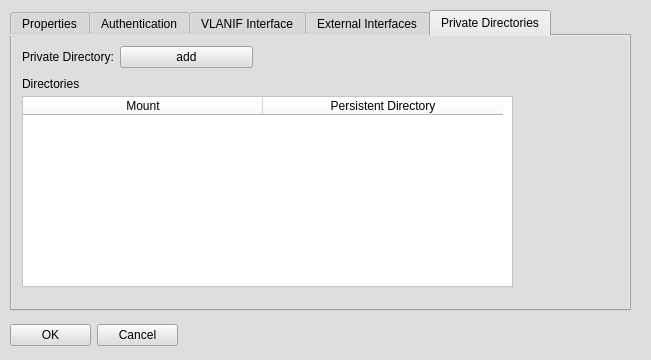
<?xml version="1.0" encoding="UTF-8"?>
<ui version="4.0">
 <class>MainWindow</class>
 <widget class="QMainWindow" name="MainWindow">
  <property name="geometry">
   <rect>
    <x>0</x>
    <y>0</y>
    <width>651</width>
    <height>360</height>
   </rect>
  </property>
  <property name="windowTitle">
   <string>MainWindow</string>
  </property>
  <property name="styleSheet">
   <string notr="true">background-color: rgb(222, 222, 222);</string>
  </property>
  <widget class="QWidget" name="centralwidget">
   <widget class="QTabWidget" name="tabWidget">
    <property name="geometry">
     <rect>
      <x>10</x>
      <y>10</y>
      <width>621</width>
      <height>301</height>
     </rect>
    </property>
    <property name="currentIndex">
     <number>4</number>
    </property>
    <widget class="QWidget" name="tab">
     <attribute name="title">
      <string>Properties</string>
     </attribute>
     <widget class="QWidget" name="formLayoutWidget">
      <property name="geometry">
       <rect>
        <x>10</x>
        <y>10</y>
        <width>481</width>
        <height>250</height>
       </rect>
      </property>
      <layout class="QFormLayout" name="formLayout">
       <item row="0" column="0">
        <widget class="QLabel" name="label">
         <property name="text">
          <string>Hostname:</string>
         </property>
        </widget>
       </item>
       <item row="0" column="1">
        <widget class="QLineEdit" name="STA_Hostname">
         <property name="styleSheet">
          <string notr="true">background-color: rgb(255, 255, 255);</string>
         </property>
        </widget>
       </item>
       <item row="1" column="0">
        <widget class="QLabel" name="label_2">
         <property name="text">
          <string>IP Address:</string>
         </property>
        </widget>
       </item>
       <item row="1" column="1">
        <widget class="QLineEdit" name="STA_IPAddress">
         <property name="styleSheet">
          <string notr="true">background-color: rgb(255, 255, 255);</string>
         </property>
        </widget>
       </item>
       <item row="2" column="0">
        <widget class="QLabel" name="label_3">
         <property name="text">
          <string>Default Route:</string>
         </property>
        </widget>
       </item>
       <item row="2" column="1">
        <widget class="QLineEdit" name="STA_DefaultRoute">
         <property name="styleSheet">
          <string notr="true">background-color: rgb(255, 255, 255);</string>
         </property>
        </widget>
       </item>
       <item row="4" column="0">
        <widget class="QLabel" name="label_4">
         <property name="text">
          <string>Amount CPU:</string>
         </property>
        </widget>
       </item>
       <item row="4" column="1">
        <widget class="QLineEdit" name="STA_AmountCPU">
         <property name="styleSheet">
          <string notr="true">background-color: rgb(255, 255, 255);</string>
         </property>
        </widget>
       </item>
       <item row="6" column="0">
        <widget class="QLabel" name="label_5">
         <property name="text">
          <string>Cores:</string>
         </property>
        </widget>
       </item>
       <item row="6" column="1">
        <widget class="QLineEdit" name="STA_Cores">
         <property name="styleSheet">
          <string notr="true">background-color: rgb(255, 255, 255);</string>
         </property>
        </widget>
       </item>
       <item row="7" column="0">
        <widget class="QLabel" name="label_6">
         <property name="text">
          <string>Start Command:</string>
         </property>
        </widget>
       </item>
       <item row="7" column="1">
        <widget class="QLineEdit" name="STA_StartCommand">
         <property name="styleSheet">
          <string notr="true">background-color: rgb(255, 255, 255);</string>
         </property>
        </widget>
       </item>
       <item row="8" column="0">
        <widget class="QLabel" name="label_7">
         <property name="text">
          <string>Stop Command:</string>
         </property>
        </widget>
       </item>
       <item row="8" column="1">
        <widget class="QLineEdit" name="STA_StopCommand">
         <property name="styleSheet">
          <string notr="true">background-color: rgb(255, 255, 255);</string>
         </property>
        </widget>
       </item>
       <item row="5" column="1">
        <widget class="QComboBox" name="STA_AmountCPUType">
         <property name="styleSheet">
          <string notr="true">background-color: rgb(255, 255, 255);</string>
         </property>
         <item>
          <property name="text">
           <string>Host</string>
          </property>
         </item>
         <item>
          <property name="text">
           <string>cfs</string>
          </property>
         </item>
         <item>
          <property name="text">
           <string>rt</string>
          </property>
         </item>
        </widget>
       </item>
      </layout>
     </widget>
    </widget>
    <widget class="QWidget" name="tab_5">
     <attribute name="title">
      <string>Authentication</string>
     </attribute>
     <widget class="QWidget" name="formLayoutWidget_2">
      <property name="geometry">
       <rect>
        <x>10</x>
        <y>10</y>
        <width>261</width>
        <height>89</height>
       </rect>
      </property>
      <layout class="QFormLayout" name="formLayout_2">
       <item row="0" column="0">
        <widget class="QLabel" name="label_9">
         <property name="text">
          <string>Authentication:</string>
         </property>
        </widget>
       </item>
       <item row="0" column="1">
        <widget class="QComboBox" name="STA_AuthenticationType">
         <property name="styleSheet">
          <string notr="true">background-color: rgb(255, 255, 255);</string>
         </property>
         <item>
          <property name="text">
           <string>none</string>
          </property>
         </item>
         <item>
          <property name="text">
           <string>WEP</string>
          </property>
         </item>
         <item>
          <property name="text">
           <string>WPA</string>
          </property>
         </item>
         <item>
          <property name="text">
           <string>WPA2</string>
          </property>
         </item>
         <item>
          <property name="text">
           <string>8021x</string>
          </property>
         </item>
        </widget>
       </item>
       <item row="1" column="0">
        <widget class="QLabel" name="label_10">
         <property name="text">
          <string>Username:</string>
         </property>
        </widget>
       </item>
       <item row="1" column="1">
        <widget class="QLineEdit" name="STA_Username">
         <property name="styleSheet">
          <string notr="true">background-color: rgb(255, 255, 255);</string>
         </property>
        </widget>
       </item>
       <item row="2" column="0">
        <widget class="QLabel" name="label_11">
         <property name="text">
          <string>Password:</string>
         </property>
        </widget>
       </item>
       <item row="2" column="1">
        <widget class="QLineEdit" name="STA_Password">
         <property name="styleSheet">
          <string notr="true">background-color: rgb(255, 255, 255);</string>
         </property>
        </widget>
       </item>
      </layout>
     </widget>
    </widget>
    <widget class="QWidget" name="tab_2">
     <attribute name="title">
      <string>VLANIF Interface</string>
     </attribute>
     <widget class="QTableWidget" name="STA_VLanTable">
      <property name="geometry">
       <rect>
        <x>10</x>
        <y>60</y>
        <width>491</width>
        <height>191</height>
       </rect>
      </property>
      <property name="styleSheet">
       <string notr="true">background-color: rgb(255, 255, 255);</string>
      </property>
      <attribute name="horizontalHeaderDefaultSectionSize">
       <number>240</number>
      </attribute>
      <column>
       <property name="text">
        <string>IP Address</string>
       </property>
      </column>
      <column>
       <property name="text">
        <string>VLAN ID</string>
       </property>
      </column>
     </widget>
     <widget class="QLabel" name="label_12">
      <property name="geometry">
       <rect>
        <x>10</x>
        <y>40</y>
        <width>241</width>
        <height>16</height>
       </rect>
      </property>
      <property name="text">
       <string>VLAN Interfaces</string>
      </property>
     </widget>
     <widget class="QWidget" name="formLayoutWidget_3">
      <property name="geometry">
       <rect>
        <x>10</x>
        <y>10</y>
        <width>211</width>
        <height>27</height>
       </rect>
      </property>
      <layout class="QFormLayout" name="formLayout_3">
       <item row="0" column="0">
        <widget class="QLabel" name="label_13">
         <property name="sizePolicy">
          <sizepolicy hsizetype="MinimumExpanding" vsizetype="Preferred">
           <horstretch>0</horstretch>
           <verstretch>0</verstretch>
          </sizepolicy>
         </property>
         <property name="text">
          <string>VLAN Interface:</string>
         </property>
        </widget>
       </item>
       <item row="0" column="1">
        <widget class="QPushButton" name="STA_AddVLanButton">
         <property name="text">
          <string>add</string>
         </property>
        </widget>
       </item>
      </layout>
     </widget>
    </widget>
    <widget class="QWidget" name="tab_3">
     <attribute name="title">
      <string>External Interfaces</string>
     </attribute>
     <widget class="QLabel" name="label_14">
      <property name="geometry">
       <rect>
        <x>10</x>
        <y>40</y>
        <width>231</width>
        <height>16</height>
       </rect>
      </property>
      <property name="text">
       <string>External Interfaces</string>
      </property>
     </widget>
     <widget class="QTableWidget" name="STA_ExternalInterfaceButton">
      <property name="geometry">
       <rect>
        <x>10</x>
        <y>60</y>
        <width>231</width>
        <height>191</height>
       </rect>
      </property>
      <property name="styleSheet">
       <string notr="true">background-color: rgb(255, 255, 255);</string>
      </property>
      <attribute name="horizontalHeaderDefaultSectionSize">
       <number>230</number>
      </attribute>
      <column>
       <property name="text">
        <string>Interface Name</string>
       </property>
      </column>
     </widget>
     <widget class="QWidget" name="formLayoutWidget_4">
      <property name="geometry">
       <rect>
        <x>10</x>
        <y>10</y>
        <width>231</width>
        <height>27</height>
       </rect>
      </property>
      <layout class="QFormLayout" name="formLayout_4">
       <item row="0" column="1">
        <widget class="QPushButton" name="STA_AddExternalInterfaceButton">
         <property name="text">
          <string>add</string>
         </property>
        </widget>
       </item>
       <item row="0" column="0">
        <widget class="QLabel" name="label_15">
         <property name="text">
          <string>External Interface:</string>
         </property>
        </widget>
       </item>
      </layout>
     </widget>
    </widget>
    <widget class="QWidget" name="tab_4">
     <attribute name="title">
      <string>Private Directories</string>
     </attribute>
     <widget class="QWidget" name="formLayoutWidget_5">
      <property name="geometry">
       <rect>
        <x>10</x>
        <y>10</y>
        <width>231</width>
        <height>27</height>
       </rect>
      </property>
      <layout class="QFormLayout" name="formLayout_5">
       <item row="0" column="0">
        <widget class="QLabel" name="label_16">
         <property name="sizePolicy">
          <sizepolicy hsizetype="MinimumExpanding" vsizetype="Preferred">
           <horstretch>0</horstretch>
           <verstretch>0</verstretch>
          </sizepolicy>
         </property>
         <property name="text">
          <string>Private Directory:</string>
         </property>
        </widget>
       </item>
       <item row="0" column="1">
        <widget class="QPushButton" name="STA_AddPrivateDirectoryButton">
         <property name="text">
          <string>add</string>
         </property>
        </widget>
       </item>
      </layout>
     </widget>
     <widget class="QLabel" name="label_17">
      <property name="geometry">
       <rect>
        <x>10</x>
        <y>40</y>
        <width>91</width>
        <height>16</height>
       </rect>
      </property>
      <property name="text">
       <string>Directories</string>
      </property>
     </widget>
     <widget class="QTableWidget" name="STA_PrivateDirectoryTable">
      <property name="geometry">
       <rect>
        <x>10</x>
        <y>60</y>
        <width>491</width>
        <height>191</height>
       </rect>
      </property>
      <property name="styleSheet">
       <string notr="true">background-color: rgb(255, 255, 255);</string>
      </property>
      <attribute name="horizontalHeaderDefaultSectionSize">
       <number>240</number>
      </attribute>
      <column>
       <property name="text">
        <string>Mount</string>
       </property>
      </column>
      <column>
       <property name="text">
        <string>Persistent Directory</string>
       </property>
      </column>
     </widget>
    </widget>
   </widget>
   <widget class="QWidget" name="gridLayoutWidget">
    <property name="geometry">
     <rect>
      <x>10</x>
      <y>320</y>
      <width>168</width>
      <height>31</height>
     </rect>
    </property>
    <layout class="QGridLayout" name="gridLayout">
     <item row="0" column="0">
      <widget class="QPushButton" name="STA_OKButton">
       <property name="text">
        <string>OK</string>
       </property>
      </widget>
     </item>
     <item row="0" column="1">
      <widget class="QPushButton" name="STA_CancelButton">
       <property name="text">
        <string>Cancel</string>
       </property>
      </widget>
     </item>
    </layout>
   </widget>
  </widget>
 </widget>
 <resources/>
 <connections/>
</ui>
